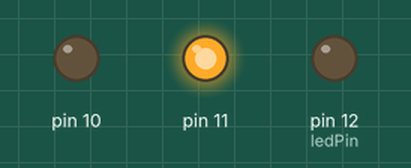
A sketch run on a simulated Arduino Uno, built with avr-gcc and run on an emulated ATmega328P. On the bench: output pins drawn as LEDs (lit = HIGH).

Above: at 1.2 s.
At 3.7 s:
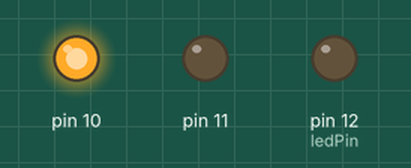
Timing chart, 0 to 6.5 s (numbered marks = the images above):
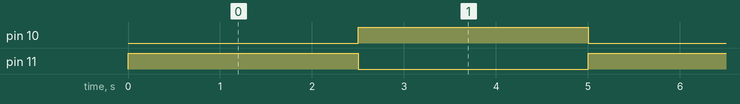

Measured:
- by itself, pin 10, pin 11: alternates HIGH for 2.5 s and LOW for 2.5 s

The sketch:

fanpushpull.ino
```cpp
#define spacing 2500
int val;
int ledPin = 12;

void setup()  {
  Serial.begin(9600);
  pinMode(12, OUTPUT);
  pinMode(11, OUTPUT);
  pinMode(10, OUTPUT);
}

void loop()  {
   inout();
   //serial();
   if (val == '1'){
      digitalWrite(ledPin, HIGH);
   }
   else{
      digitalWrite(ledPin, LOW);
   }

}


void inout(){
  analogWrite(11, 1023);
  analogWrite(10, 0);
  delay(spacing);
  analogWrite(11, 0);
  analogWrite(10, 1023);
  delay(spacing);
}

void serial(){
   if (Serial.available()){
      val=Serial.read();
   }

}
```
